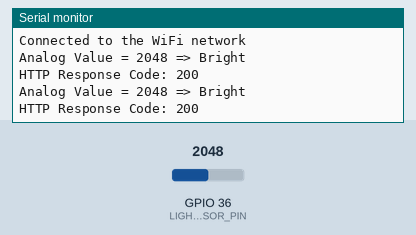
Simulated run of this sketch. Board: ESP32. Parts: the last lines printed to the serial monitor. The inputs (shaded band) are chosen by the test bench; at power-on: GPIO 36 (LIGHT_SENSOR_PIN) = 2048. WiFi joins after 1.5 s; servers stay silent unless stated; uploads are accepted with an empty reply.

Above: at 2.7 s.
2.8 s: GPIO 36 (LIGHT_SENSOR_PIN) set to 1960
At 3.06 s:
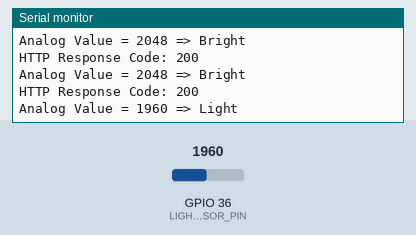
5.1 s: GPIO 36 (LIGHT_SENSOR_PIN) set to 760
At 5.86 s:
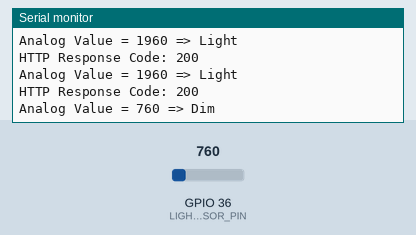
7.9 s: GPIO 36 (LIGHT_SENSOR_PIN) set to 0
At 8.67 s:
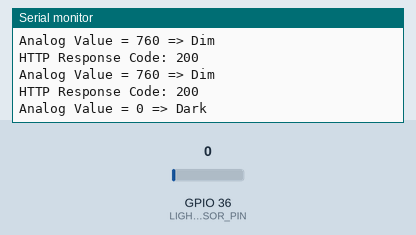
10.7 s: GPIO 36 (LIGHT_SENSOR_PIN) set to 3240
At 11.47 s:
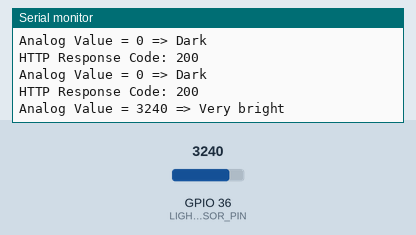

The sketch:

esp_wifi.ino.ino
```cpp
#include <WiFi.h>
#include <HTTPClient.h>
#include <ArduinoJson.h>

const char* ssid = "Tanenbaum";
const char* password = "AlgebraLinear0314";
#define LIGHT_SENSOR_PIN 36 // ESP32 pin GIOP36 (ADC0)
const char* serverAddress = "http://192.168.100.5:3000/sensor-light";

void setup() {
  Serial.begin(115200);
  WiFi.begin(ssid, password);

  while (WiFi.status() != WL_CONNECTED) {
    delay(500);
    Serial.println("Connecting to WiFi..");
  }
  Serial.println("Connected to the WiFi network");
}

void loop() {
  int analogValue = analogRead(LIGHT_SENSOR_PIN);

  Serial.print("Analog Value = ");
  Serial.print(analogValue);

  String sensorState;
  if (analogValue < 40) {
    Serial.println(" => Dark");
    sensorState = "Dark";
  } else if (analogValue < 800) {
    Serial.println(" => Dim");
    sensorState = "Dim";
  } else if (analogValue < 2000) {
    Serial.println(" => Light");
    sensorState = "Light";
  } else if (analogValue < 3200) {
    Serial.println(" => Bright");
    sensorState = "Bright";
  } else {
    Serial.println(" => Very bright");
    sensorState = "Very bright";
  }

  String sensorName = "Sensor 1";
  // Objeto JSON
  StaticJsonDocument<200> jsonDoc;
  jsonDoc["sensor"] = sensorName;
  jsonDoc["state"] = sensorState;
  jsonDoc["value"] = analogValue;

  // JSON para string
  String jsonData;
  serializeJson(jsonDoc, jsonData);

  // Envia os dados para o servidor
  sendSensorData(jsonData);

  delay(500);
}

void sendSensorData(String jsonData) {
  if (WiFi.status() == WL_CONNECTED) {
    HTTPClient http;

    http.begin(serverAddress);
    http.addHeader("Content-Type", "application/json");

    int httpResponseCode = http.POST(jsonData);

    if (httpResponseCode > 0) {
      String response = http.getString();
      Serial.println("HTTP Response Code: " + String(httpResponseCode));
      Serial.println(response);
    } else {
      Serial.println("HTTP Request failed");
    }

    http.end();
  } else {
    Serial.println("WiFi not connected");
  }
}
```

Measured:
- after the input at 2.8 s, the serial monitor: prints a new line after 0.11 s (image 1)
- after the input at 5.1 s, the serial monitor: prints a new line after 0.61 s (image 2)
- after the input at 7.9 s, the serial monitor: prints a new line after 0.61 s (image 3)
- after the input at 10.7 s, the serial monitor: prints a new line after 0.61 s (image 4)
